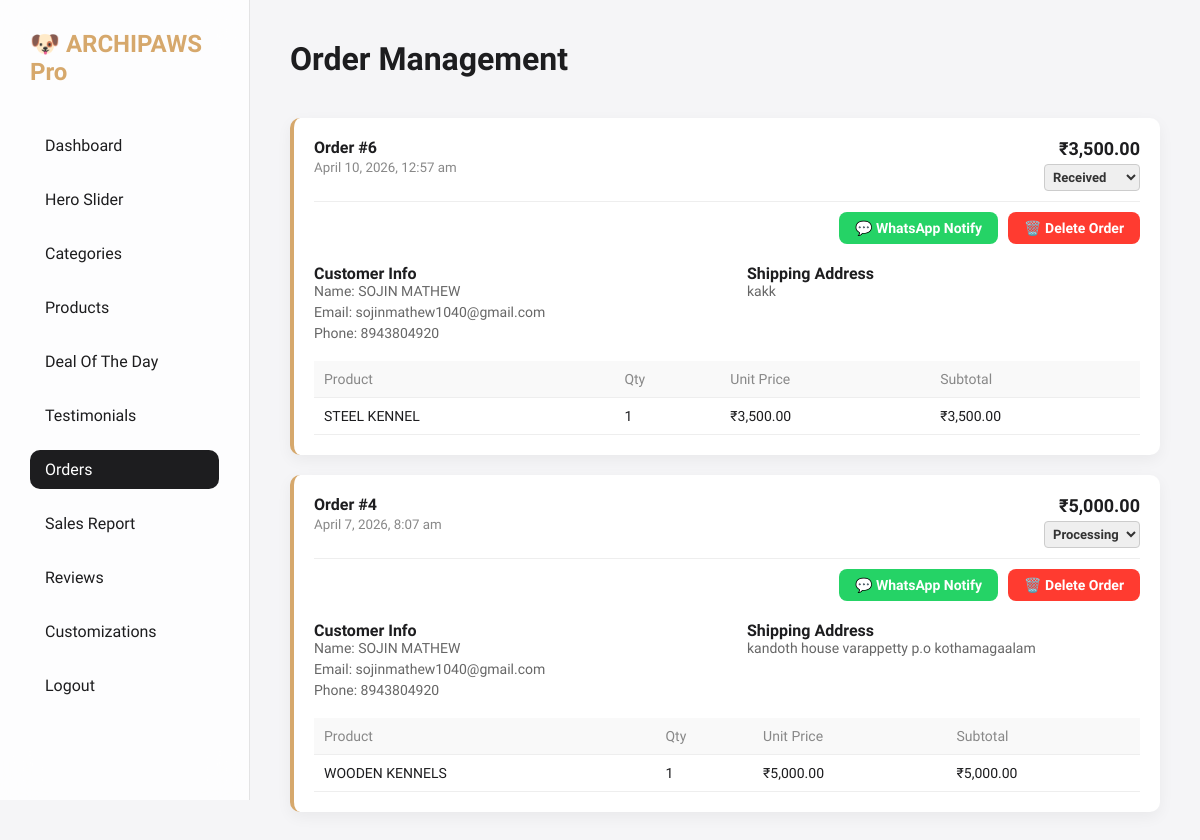
The page /admin/orders.php (signed in) on the database as committed earlier.
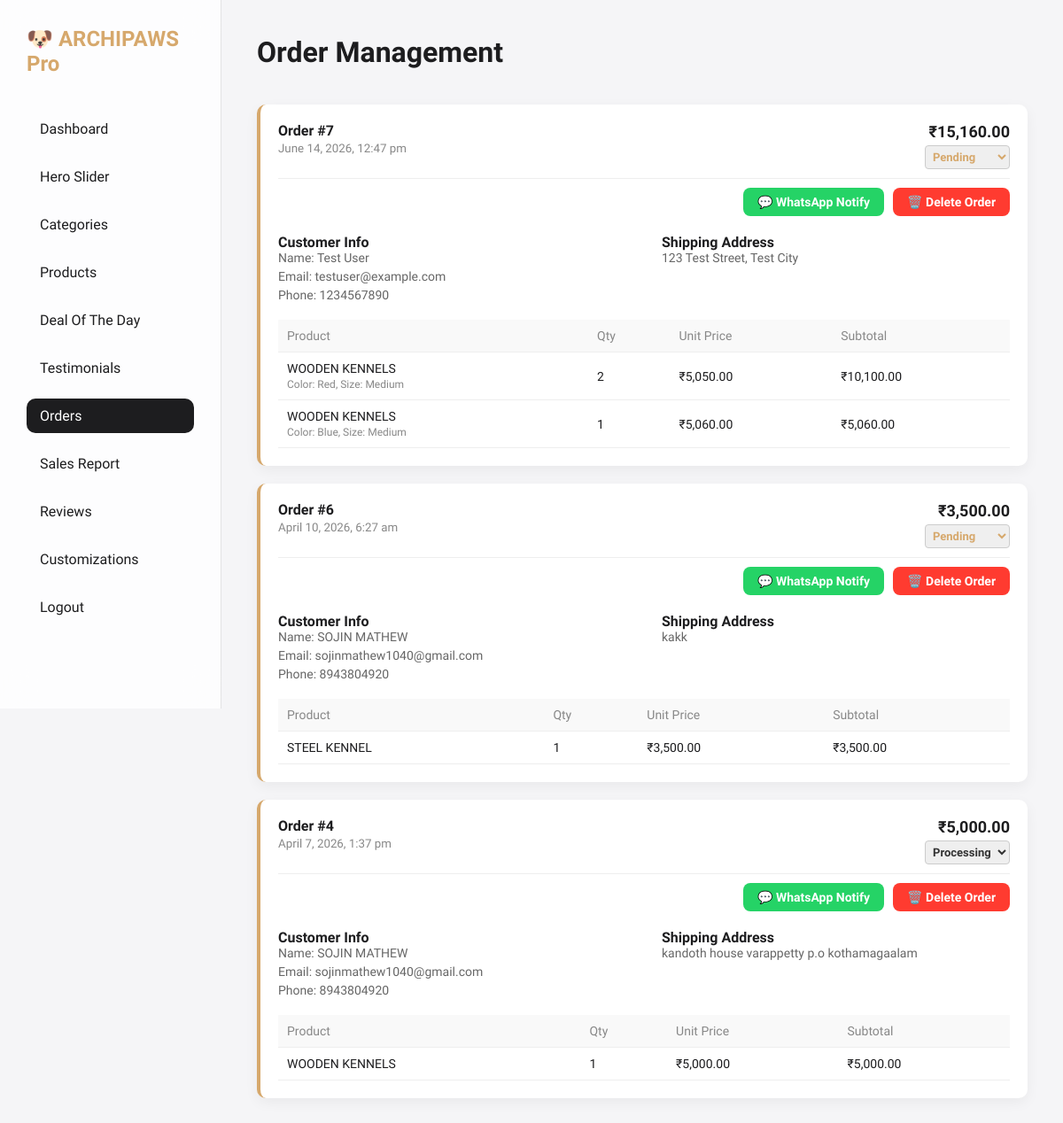
The same page on the database as committed later.
### tables this page shows
CREATE TABLE `orders` (
  `id` int(11) NOT NULL AUTO_INCREMENT,
  `user_id` int(11) NOT NULL,
  `name` varchar(255) NOT NULL,
  `email` varchar(255) NOT NULL,
  `phone` varchar(50) NOT NULL,
  `shipping_address` text NOT NULL,
  `total_price` decimal(10,2) NOT NULL,
  `status` varchar(50) DEFAULT 'Pending',
  `created_at` timestamp NOT NULL DEFAULT current_timestamp(),
  PRIMARY KEY (`id`),
  KEY `user_id` (`user_id`)
);

CREATE TABLE `order_items` (
  `id` int(11) NOT NULL AUTO_INCREMENT,
  `order_id` int(11) NOT NULL,
  `product_id` int(11) NOT NULL,
  `quantity` int(11) NOT NULL,
  `price` decimal(10,2) NOT NULL,
  `created_at` timestamp NOT NULL DEFAULT current_timestamp(),
  `variation_details` varchar(255) DEFAULT NULL,
  PRIMARY KEY (`id`),
  KEY `order_id` (`order_id`),
  KEY `product_id` (`product_id`)
);

CREATE TABLE `products` (
  `id` int(11) NOT NULL AUTO_INCREMENT,
  `title` varchar(255) NOT NULL,
  `description` text DEFAULT NULL,
  `price` decimal(10,2) NOT NULL,
  `old_price` decimal(10,2) DEFAULT NULL,
  `category` varchar(100) DEFAULT NULL,
  `badge` varchar(50) DEFAULT NULL,
  `rating` int(11) DEFAULT 5,
  `stock_status` varchar(50) DEFAULT 'In Stock',
  `stock_quantity` int(11) DEFAULT 10,
  `created_at` timestamp NOT NULL DEFAULT current_timestamp(),
  `is_trending` tinyint(1) DEFAULT 0,
  PRIMARY KEY (`id`)
);

### admin/orders.php (the view, shortened to what the changed rows need)
<?php
require_once '../db.php';
$orders = $pdo->query("SELECT o.*, u.name as user_name FROM orders o JOIN users u ON o.user_id = u.id ORDER BY o.id DESC")->fetchAll(PDO::FETCH_ASSOC);
function getOrderItems($pdo, $order_id)
{
    $stmt = $pdo->prepare("SELECT oi.*, p.title FROM order_items oi JOIN products p ON oi.product_id = p.id WHERE oi.order_id = ?");
    $stmt->execute([$order_id]);
    return $stmt->fetchAll(PDO::FETCH_ASSOC);
}
?>
<!DOCTYPE html>
<html>
<head>
    <link rel="stylesheet" href="assets/admin.css">
</head>
<body>
    <div class="admin-container">
        <div class="sidebar">
            <h2>🐶 ARCHIPAWS Pro</h2>
        </div>
        <div class="main-content">
            <div class="header-top">
                <h1>Order Management</h1>
            </div>
            <?php if (empty($orders)): ?>
                <div class="card">
                    <p style="color:#666;">No orders placed yet.</p>
                </div>
            <?php else: ?>
                <?php
                $protocol = isset($_SERVER['HTTPS']) && $_SERVER['HTTPS'] === 'on' ? "https://" : "http://";
                $baseUrl = rtrim($protocol . $_SERVER['HTTP_HOST'] . dirname(dirname($_SERVER['PHP_SELF'])), '/\\');
                foreach ($orders as $o):
                    $items = getOrderItems($pdo, $o['id']);
                    $itemsWaText = "";
                    foreach ($items as $item) {
                        $productURL = $baseUrl . '/product.php?id=' . $item['product_id'];
                        $varSuffix = !empty($item['variation_details']) ? " (" . $item['variation_details'] . ")" : "";
                        $itemsWaText .= "• *" . $item['title'] . $varSuffix . "* (Qty: " . $item['quantity'] . ") - ₹" . $item['price'] . "\n  Link: " . $productURL . "\n";
                    }
                    ?>
                    <div class="order-card">
                        <div class="order-header">
                            <div>
                                <h4>Order #<?= $o['id'] ?></h4>
                                <small style="color:#888;"><?= date('F j, Y, g:i a', strtotime($o['created_at'])) ?></small>
                            </div>
                            <div style="text-align: right;">
                                <strong style="font-size:18px;">₹<?= number_format($o['total_price'], 2) ?></strong>
                                <form method="POST" style="margin-top: 5px;">
                                    <?php $phoneTrimmed = preg_replace('/[^0-9]/', '', $o['phone']); ?>
                                    <?php
                                    $fullWaMsg = "Hello " . $o['name'] . ", your order #" . $o['id'] . " from ARCHIPAWS Pet Shop has been updated to: STATUS_PLACEHOLDER.\n\n*Order Details:*\n" . $itemsWaText;
                                    ?>
                                    <select name="status"
                                        onchange="updateStatusAndWhatsapp(this, '<?= $phoneTrimmed ?>', '<?= rawurlencode($fullWaMsg) ?>')"
                                        style="padding: 4px; font-size: 13px; font-weight: 600; border-radius: 4px; border: 1px solid #ccc; color: <?= $o['status'] == 'Delivered' ? 'green' : ($o['status'] == 'Pending' ? '#d6a86c' : '#333') ?>;">
                                        <option value="Pending" <?= $o['status'] == 'Pending' ? 'selected' : '' ?>>Pending</option>
                                        <option value="Received" <?= $o['status'] == 'Received' ? 'selected' : '' ?>>Received
                                        </option>
                                        <option value="Processing" <?= $o['status'] == 'Processing' ? 'selected' : '' ?>>Processing
                                        </option>
                                    </select>
                                </form>
                            </div>
                        </div>
                        <div class="order-actions"
                            style="margin-top: -5px; margin-bottom: 20px; display: flex; gap: 10px; justify-content: flex-end;">
                            <?php
                            $wa_msg = rawurlencode(str_replace('STATUS_PLACEHOLDER', $o['status'], $fullWaMsg));
                            ?>
                            <a href="https://wa.me/<?= $phoneTrimmed ?>?text=<?= $wa_msg ?>" target="_blank"
                                style="padding: 8px 16px; background: #25D366; color: white; border-radius: 8px; text-decoration: none; font-size: 14px; font-weight: bold;">💬
                                WhatsApp Notify</a>
                            <form action="delete_order.php" method="POST"
                                onsubmit="return confirm('Are you sure you want to delete this order?');" style="margin:0;">
                                <button type="submit"
                                    style="padding: 8px 16px; background: #ff3b30; color: white; border: none; border-radius: 8px; cursor: pointer; font-size: 14px; font-weight: bold;">🗑️
                                    Delete Order</button>
                            </form>
                        </div>
                        <div style="display:flex; gap: 40px;">
                            <div class="order-meta" style="flex:1;">
                                <strong>Customer Info</strong>
                                <span>Name: <?= htmlspecialchars($o['name']) ?></span>
                                <span>Email: <?= htmlspecialchars($o['email']) ?></span>
                                <span>Phone: <?= htmlspecialchars($o['phone']) ?></span>
                            </div>
                            <div class="order-meta" style="flex:1;">
                                <strong>Shipping Address</strong>
                                <span><?= nl2br(htmlspecialchars($o['shipping_address'])) ?></span>
                            </div>
                        </div>
                        <div class="order-items">
                            <table>
                                <thead>
                                    <tr>
                                        <th>Product</th>
                                        <th>Qty</th>
                                        <th>Unit Price</th>
                                        <th>Subtotal</th>
                                    </tr>
                                </thead>
                                <tbody>
                                    <?php foreach ($items as $item): ?>
                                        <tr>
                                            <td>
                                                <?= htmlspecialchars($item['title']) ?>
                                                <?php if (!empty($item['variation_details'])): ?>
                                                    <div style="font-size: 12px; color: #888; margin-top: 3px; font-weight: 500;">
                                                        <?= htmlspecialchars($item['variation_details']) ?>
                                                    </div>
                                                <?php endif; ?>
                                            </td>
                                            <td><?= $item['quantity'] ?></td>
                                            <td>₹<?= number_format($item['price'], 2) ?></td>
                                            <td>₹<?= number_format($item['price'] * $item['quantity'], 2) ?></td>
                                        </tr>
                                    <?php endforeach; ?>
                                </tbody>
                            </table>
                        </div>
                    </div>
                <?php endforeach; ?>
            <?php endif; ?>
        </div>
    </div>
</body>
</html>

Rows that differ between the two databases and show on the page:
added orders: id "7", created_at "June 14, 2026, 12:47 pm", total_price "15,160.00", status "Pending", name "Test User", email "testuser@example.com", phone "1234567890", shipping_address "123 Test Street, Test City"
added order_items: product.title "WOODEN KENNELS", variation_details "Color: Red, Size: Medium", quantity "2", price "5,050.00", $item['price'] * $item['quantity'] "10,100.00", shown under "7"
added order_items: product.title "WOODEN KENNELS", variation_details "Color: Blue, Size: Medium", quantity "1", price "5,060.00", $item['price'] * $item['quantity'] "5,060.00", shown under "7"
changed orders "kakk": created_at "April 10, 2026, 12:57 am" → "April 10, 2026, 6:27 am"; status "Received" → "Pending"
changed orders "kandoth house varappetty p.o kothamagaalam": created_at "April 7, 2026, 8:07 am" → "April 7, 2026, 1:37 pm"
